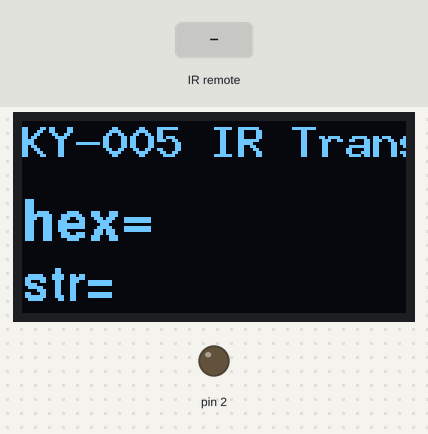
Bench run of a sketch on a simulated Arduino Uno, built with avr-gcc and run on an emulated ATmega328P. On the bench: 128×64 one-colour display, output pins drawn as LEDs (lit = HIGH). Inputs (shaded band) come from the test bench. What the sketch prints to the serial monitor is not drawn.

Above: at 1.2 s.
1.3 s: infrared code 0xE0E040BF received
At 1.7 s:
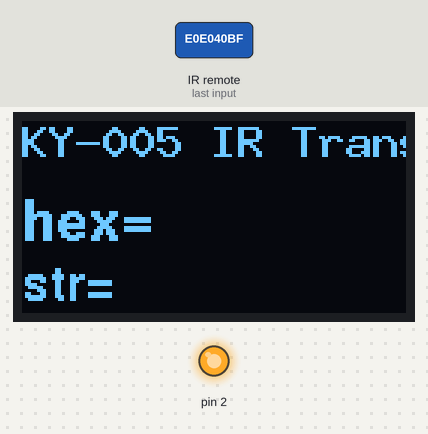
At 4.0 s:
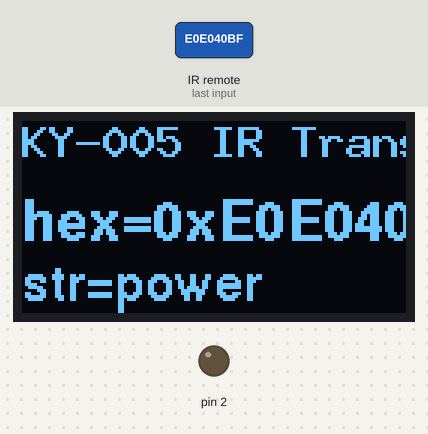
4.3 s: infrared code 0xE0E040BF received
At 5.4 s:
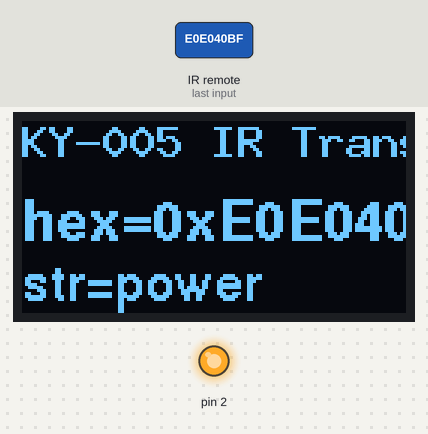
Timing chart, 0 to 7.3 s (numbered marks = the images above; inputs shaded):
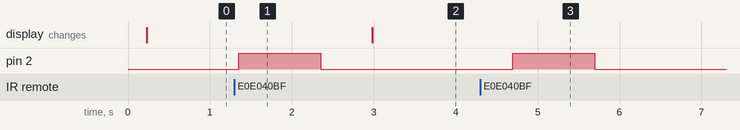

Measured:
- after the input at 1.3 s, pin 2: LOW → HIGH after 0.05 s, → LOW 1.0 s later
- after the input at 4.3 s, pin 2: LOW → HIGH after 0.40 s, → LOW 1.0 s later

The sketch:

receiver.ino
```cpp
/* 4 Head Infrared Transmitter Module [S180] : http://rdiot.tistory.com/163 [RDIoT Demo] */

#include "U8glib.h"
#include "IRremote.h"

U8GLIB_SSD1306_128X64 u8g(U8G_I2C_OPT_NONE);
int receiver = 11; // pin 1 of IR receiver to Arduino digital pin 11

IRrecv irrecv(receiver);           // create instance of 'irrecv'
decode_results results;            // create instance of 'decode_results'
String str_hex = "";
String str_value = "";

void setup() {
  Serial.begin(9600);
  Serial.println("IR Receiver Raw Data + Button Decode Test");
  irrecv.enableIRIn(); // Start the receiver
  pinMode(2, OUTPUT);
}

void loop(void) {

  if (irrecv.decode(&results)) // have we received an IR signal?
  {
    //Serial.println(results.value, HEX);  UN Comment to see raw values
    translateIR();
    irrecv.resume(); // receive the next value
  }

  // picture loop
  u8g.firstPage();
  do {
    draw();
  } while( u8g.nextPage() );

  // rebuild the picture after some delay
  //delay(500);
}

void draw(void) {
  u8g.setFont(u8g_font_9x15B);
  u8g.setPrintPos(0, 12);
  u8g.println("KY-005 IR Trans");

  u8g.setFont(u8g_font_helvB14);
  u8g.setPrintPos(0,40);
  u8g.print("hex="+str_hex);

  u8g.setFont(u8g_font_helvB12);
  u8g.setPrintPos(0,60);
  u8g.print("str="+str_value);

}

/*-----( Declare User-written Functions )-----*/
void translateIR() // takes action based on IR code received
{

  switch(results.value)
  {

  case 0xE0E040BF:
    str_hex = "0xE0E040BF";
    str_value = "power ";
    digitalWrite(2, HIGH);
    delay(1000);
    digitalWrite(2, LOW);
    break;

    default:
    str_hex = "NONE";
    str_value = "NONE";
  }


  delay(200);

} //END translateIR
```
